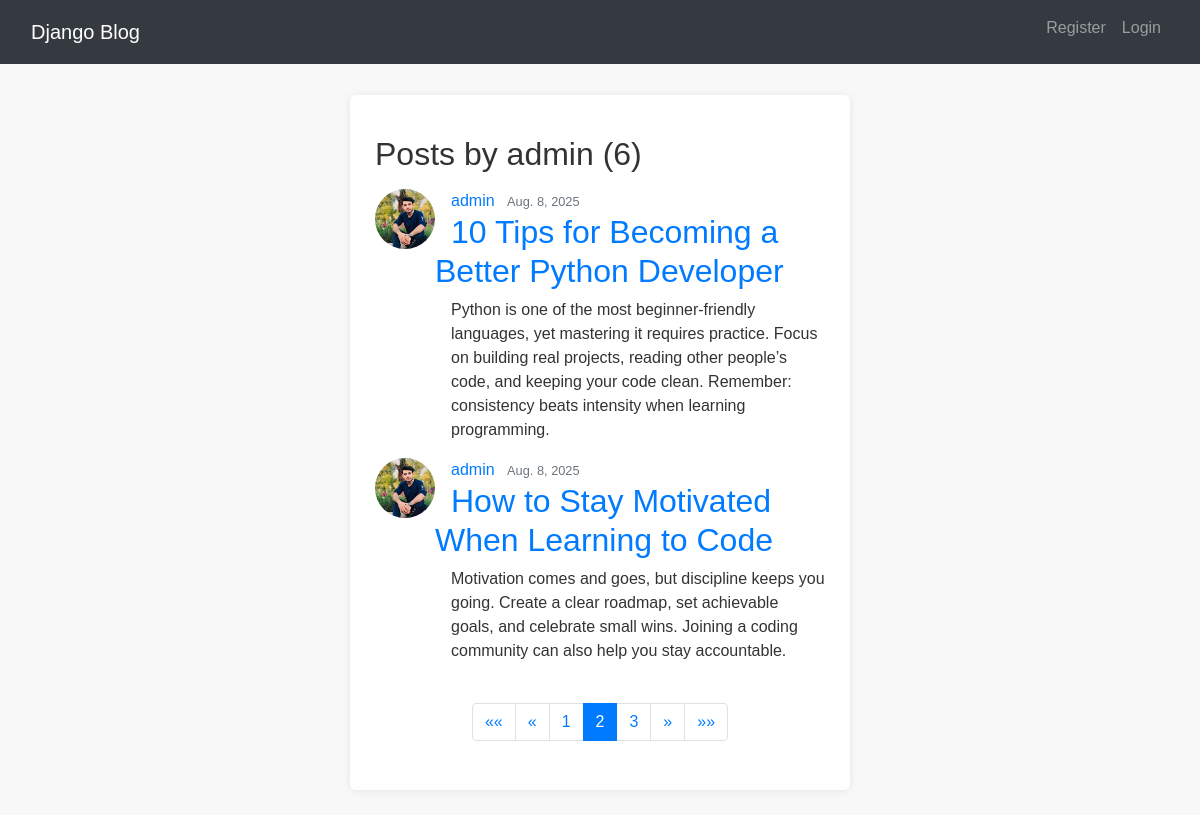
Screenshot of /user/admin?page=2 with the database file from the repository.
### blog/models.py (models this page shows, shortened)
class post(models.Model):
    title = models.CharField(max_length=200)
    content = models.TextField()
    date_posted = models.DateField(default = timezone.now)
    auther = models.ForeignKey(User, on_delete=models.CASCADE)

### users/models.py (models this page shows, shortened)
class Profile(models.Model):
    user = models.OneToOneField(User,on_delete=models.CASCADE)
    image = models.ImageField(upload_to='profile_pics', default='default.jpg')

### blog/views.py (the view)
# urls.py: path("user/<str:username>",UserPostListView.as_view(), name = "user-posts"),
class UserPostListView(ListView):
    model = post
    template_name = 'blog/user_posts.html'
    context_object_name = 'posts'
    paginate_by = 2
    def get_queryset(self):
        user = get_object_or_404(User, username=self.kwargs.get('username'))
        return post.objects.filter(auther = user).order_by('-date_posted')

### blog/templates/blog/user_posts.html (shortened to what this page needs)
{% extends "blog/base.html" %}
{% block content %}
    <h2 class="mb-3"> Posts by {{ view.kwargs.username}} ({{ page_obj.paginator.count}})</h2>
     {% for post in posts %}
        <article class="media content-section">
            <img class="rounded-circle article-img" style="width: 60px; height: 60px; object-fit: cover;" src="{{ post.auther.profile.image.url }}">
            <div class="media-body">
                <div class="article-metadata">
                    <a class="mr-2 ms-3" href="{% url 'user-posts' post.auther.username %}">{{ post.auther }}</a>
                    <small class="text-muted">{{ post.date_posted }}</small>
                </div>
                <h2><a class="article-title ms-3" href="{% url 'post-detail' post.id %}"> {{ post.title }} </a></h2>
                <p class="article-content ms-3">{{ post.content }}</p>
            </div>
        </article>
    {% endfor %}
    {% if is_paginated %}
    <nav aria-label="Page navigation" class="my-4">
        <ul class="pagination justify-content-center">
            {% if page_obj.has_previous %}
                <li class="page-item">
                    <a class="page-link" href="?page=1" aria-label="First">
                        <span aria-hidden="true">&laquo;&laquo;</span>
                    </a>
                </li>
                <li class="page-item">
                    <a class="page-link" href="?page={{ page_obj.previous_page_number }}" aria-label="Previous">
                        <span aria-hidden="true">&laquo;</span>
                    </a>
                </li>
            {% endif %}
            {% for num in page_obj.paginator.page_range %}
                {% if page_obj.number == num %}
                    <li class="page-item active" aria-current="page">
                        <span class="page-link">{{ num }}</span>
                    </li>
                {% elif num > page_obj.number|add:"-3" and num < page_obj.number|add:"3" %}
                    <li class="page-item">
                        <a class="page-link" href="?page={{ num }}">{{ num }}</a>
                    </li>
                {% endif %}
            {% endfor %}
            {% if page_obj.has_next %}
                <li class="page-item">
                    <a class="page-link" href="?page={{ page_obj.next_page_number }}" aria-label="Next">
                        <span aria-hidden="true">&raquo;</span>
                    </a>
                </li>
                <li class="page-item">
                    <a class="page-link" href="?page={{ page_obj.paginator.num_pages }}" aria-label="Last">
                        <span aria-hidden="true">&raquo;&raquo;</span>
                    </a>
                </li>
            {% endif %}
        </ul>
    </nav>
{% endif %}
{% endblock content %}

### blog/static/blog/style.css (style rules this page uses)
body { font-family: 'Arial', sans-serif; line-height: 1.5; color: #333; background-color: #f8f8f8; margin: 0; padding: 15px; }

### rows the page displays
post: auther.profile.image (picture), auther "admin", date_posted "Aug. 8, 2025", title "10 Tips for Becoming a Better Python Developer", content "Python is one of the most beginner-friendly languages, yet mastering it requires practice. Focus on building real projects, reading other people’s code, and keeping your code clean. Remember: consistency beats intensity when learning programming."
post: auther.profile.image (picture), auther "admin", date_posted "Aug. 8, 2025", title "How to Stay Motivated When Learning to Code", content "Motivation comes and goes, but discipline keeps you going. Create a clear roadmap, set achievable goals, and celebrate small wins. Joining a coding community can also help you stay accountable."

### other values shown
{{ view.kwargs.username }} "admin"
{{ page_obj.paginator.count }} "6"
{{ num }} "1" "3"
{{ num }} "2"
